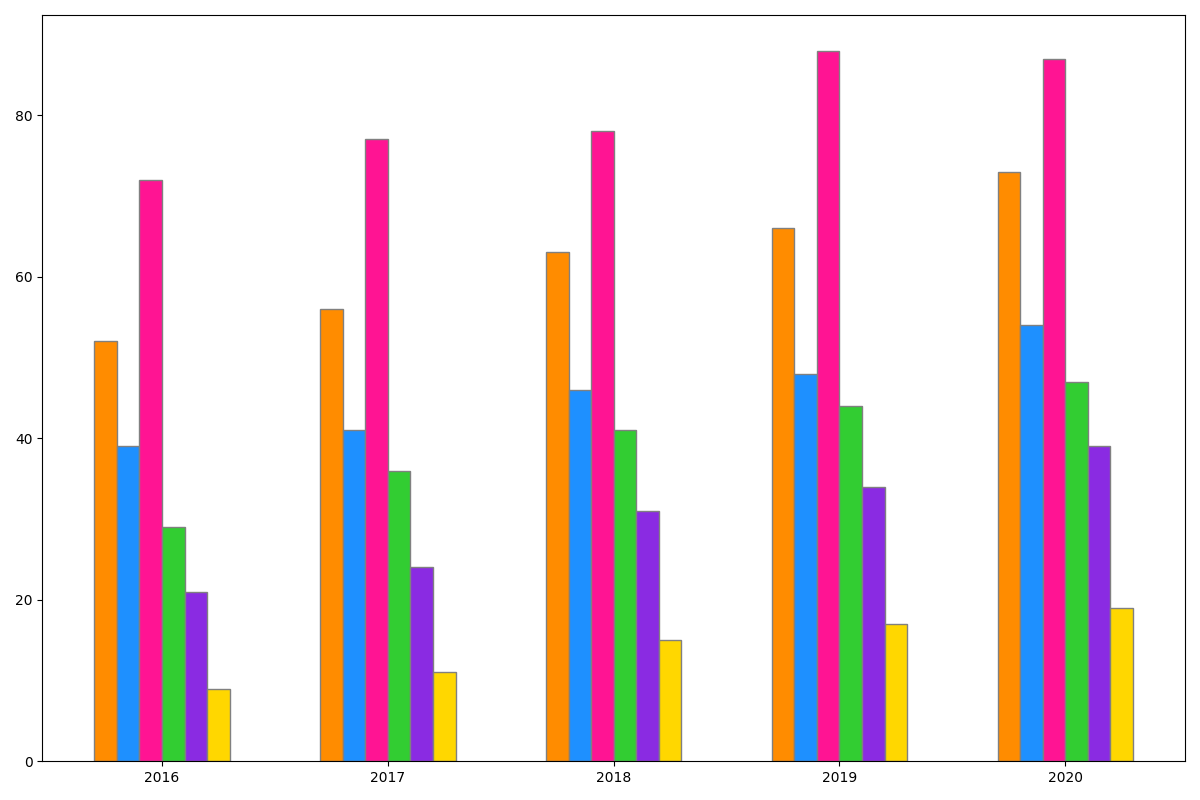

Recreate this plot in Python.
import matplotlib.pyplot as plt
import numpy as np

years = ['2016', '2017', '2018', '2019', '2020']
categories = ['Action Figures', 'Board Games', 'Dolls', 'Educational', 'Outdoor', 'Puzzles']

# Sales data
action_figures = [52, 56, 63, 66, 73]
board_games = [39, 41, 46, 48, 54]
dolls = [72, 77, 78, 88, 87]
educational = [29, 36, 41, 44, 47]
outdoor = [21, 24, 31, 34, 39]
puzzles = [9, 11, 15, 17, 19]

sales_data = [action_figures, board_games, dolls, educational, outdoor, puzzles]

colors = ['#FF8C00', '#1E90FF', '#FF1493', '#32CD32', '#8A2BE2', '#FFD700']

fig, ax = plt.subplots(figsize=(12, 8))
bar_width = 0.1

x = np.arange(len(years))
for i, (category, color) in enumerate(zip(sales_data, colors)):
    ax.bar(x + i * bar_width, category, bar_width, color=color, edgecolor='grey')

ax.set_xticks(x + bar_width * (len(categories) - 1) / 2)
ax.set_xticklabels(years)
plt.tight_layout()
plt.show()
